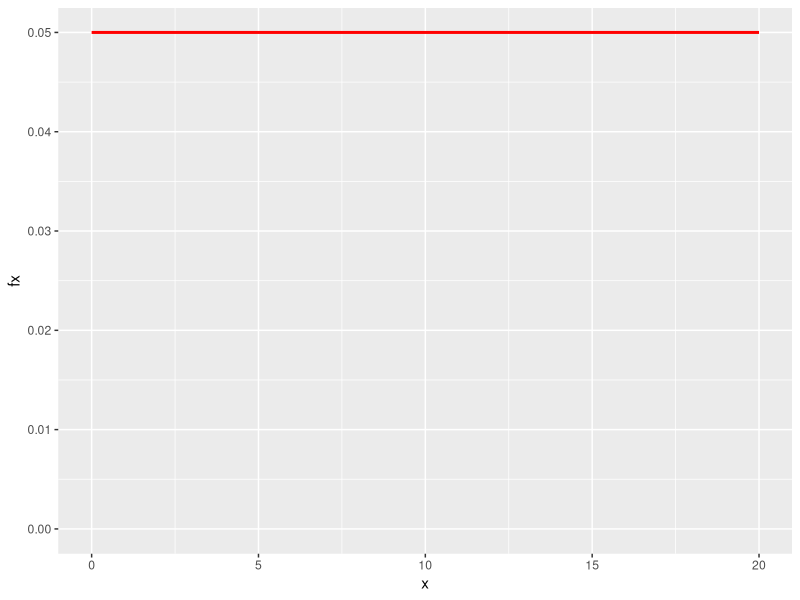
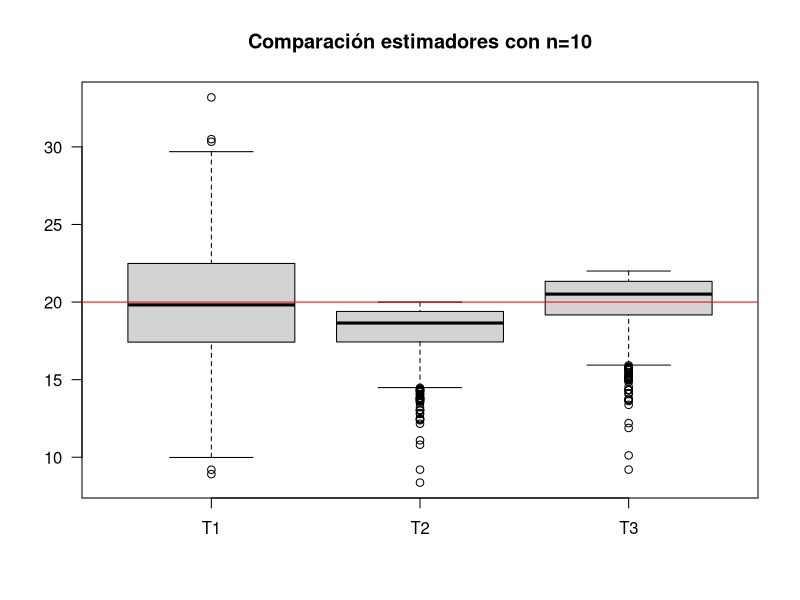
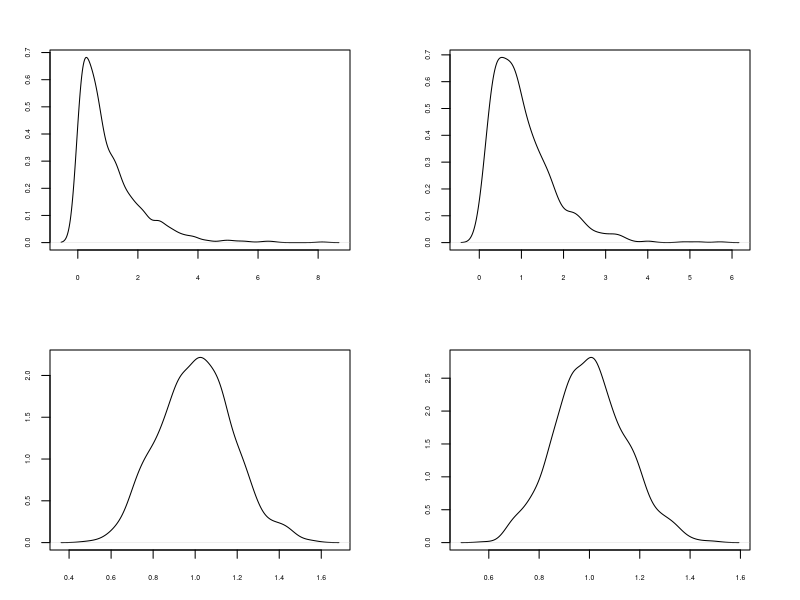

The R source for these figures, in order:
# - PROPIEDADES DE LOS ESTIMADORES
# uniforme
library(ggplot2)
x= c(0,20) 
fx=c(1/20, 1/20) 
dat=data.frame(x,fx)
ggplot(data=dat,aes(x=x, y=fx))+ 
  scale_y_continuous(limits=c(0,.05))+
  geom_line(size = 1,colour = 'red') 

#-----------------------------------------------------------------
library(ggplot2)
n=10
m=1000*n
Y=matrix(runif(m, min=0, max=20), ncol=n) # matriz de datos m x n
Mx=apply(Y,1,mean)
Max=apply(Y,1,max)
T1=2*Mx
T2=Max
T3=((n+1)/n)*T2
T123=data.frame(T1,T2,T3)

boxplot(T123, las=1, main="Comparación estimadores con n=10")
abline(h=20,  col="red")

apply(T123,2,mean)


# ------------------------------------------------------------------------------
# - TEOREMA DEL LIMITE CENTRAL
par(cex=0.5, cex.axis=.5, cex.lab=.5, cex.main=.5, cex.sub=.5,  mfrow=c(3,2), mai = c(.5, .5, .5, .5))
# Teorema Central del Límite-----------------------------
# Paso 1
n=1000   #  numero de columnas (tamaño máximo de muestra)
m=1000*n
# Caso --------------------------------------------------
# distribución exponencial-------------------------------
X=matrix(rexp(m,1),ncol=n)
# Paso 2
# generación de muestras-------------
X1=X[ ,1]            # n=1
X2=X[ ,1:2]          # n=2
X20=X[ ,1:20]        # n=20
X30=X[ ,1:30]        # n=30
X50=X[ ,1:50]        # n=50
X100=X[ ,1:100]      # n=100
X1000=X[ ,1:1000]    # n=1000
# Paso 3
# generacion de medias---------------
Mx2=apply(X2,1,mean)        # medias de muestras de tamaño n=2
Mx20=apply(X20,1,mean)      # medias de muestras de tamaño n=20
Mx30=apply(X30,1,mean)      # medias de muestras de tamaño n=30
Mx50=apply(X50,1,mean)      # medias de muestras de tamaño n=50
Mx100=apply(X100,1,mean)    # medias de muestras de tamaño n=100
Mx1000=apply(X1000,1,mean)  # medias de muestras de tamaño n=1000
# Paso 4 
# generación de densidad empírica --
d=density(X1)
d2=density(Mx2)
#d20=density(Mx20)
d30=density(Mx30)
d50=density(Mx50)
d100=density(Mx100)
d1000=density(Mx1000)
# Gráficos de densidad -------------------------------
# configuración de las gráficas
par(cex=0.5, cex.axis=.5, cex.lab=.5, cex.main=.5, cex.sub=.5,  mfrow=c(2,2), mai = c(.5, .5, .5, .5))
# histogramas  de comparacion-------------------------
plot(d, main=" ", xlab = "n=1")
plot(d2,main=" ", xlab = "n=2")
#plot(d20, main="", xlab = "n=20")
plot(d30, main=" ", xlab = "n=30")
plot(d50, main=" ", xlab = "n=50")



#--------------------------------------------------------
# MEDIA MUESTRAL
library(gtools)
poblacion_n2=permutations(5,2,1:5, repeats=TRUE)
mx=apply(poblacion_n2, 1,mean)
poblacion_mu =data.frame(poblacion_n2,mx)
poblacion_mu
mean(poblacion_mu$mx)
N= length(mx)
var(poblacion_mu$mx)*(N-1)/N


poblacion_n2=combinations(5,2,1:5, repeats=FALSE)
mx=apply(poblacion_n2, 1,mean)
poblacion_mu=data.frame(poblacion_n2,mx)
mean(poblacion_mu$mx)
N= length(mx)
var(poblacion_mu$mx)*(N-1)/N

2/2* (5-2)/(5-1)
# --------------------------------------------------------
# PROPORCIÓN MUESTRAL
# Datos iniciales
x <- c("1-si", "2-no", "3-si", "4-no", "5-no")
poblacion_p <- permutations(n = 5, r = 2, v = x, repeats.allowed = TRUE)

# Calcular la proporción de "si" por filas
poblacion_p <- apply(poblacion_p, 1, function(row) {
  cont_si <- sum(grepl("si", row))
  return(cont_si / length(row))
})

poblacion_p
mean(poblacion_p)
N= length(poblacion_p)
var(poblacion_p)*(N-1)/N

#--------------------------------------------------------------

# Datos iniciales
x <- c("1-si", "2-no", "3-si", "4-no", "5-no")
poblacion_p=combinations(5,2,x, repeats=FALSE)

# Calcular la proporción de "si" por filas
poblacion_p <- apply(poblacion_p, 1, function(row) {
  cont_si <- sum(grepl("si", row))
  return(cont_si / length(row))
})

poblacion_p
mean(poblacion_p)
N= length(poblacion_p)
var(poblacion_p)*(N-1)/N

0.4*0.6/2*(5-2)/(5-1)


